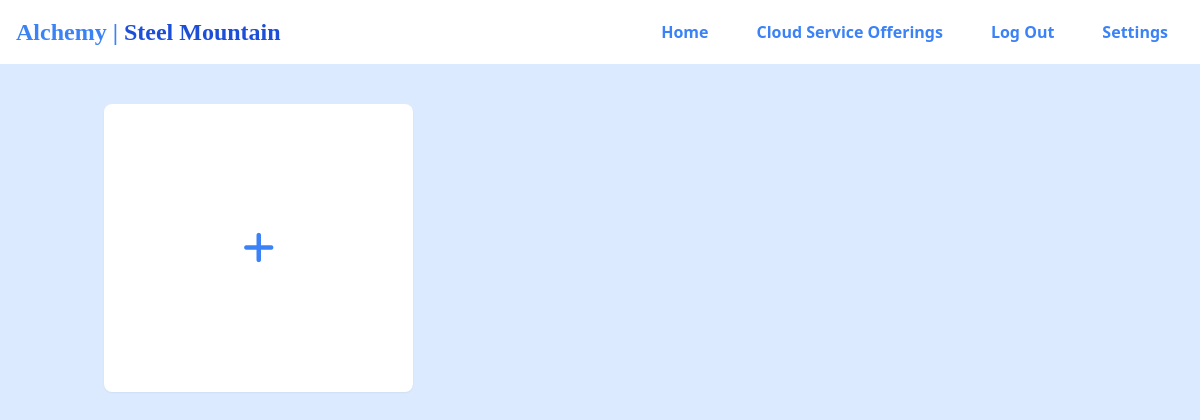
The app's page /dashboard/Steel Mountain (signed in), older data.
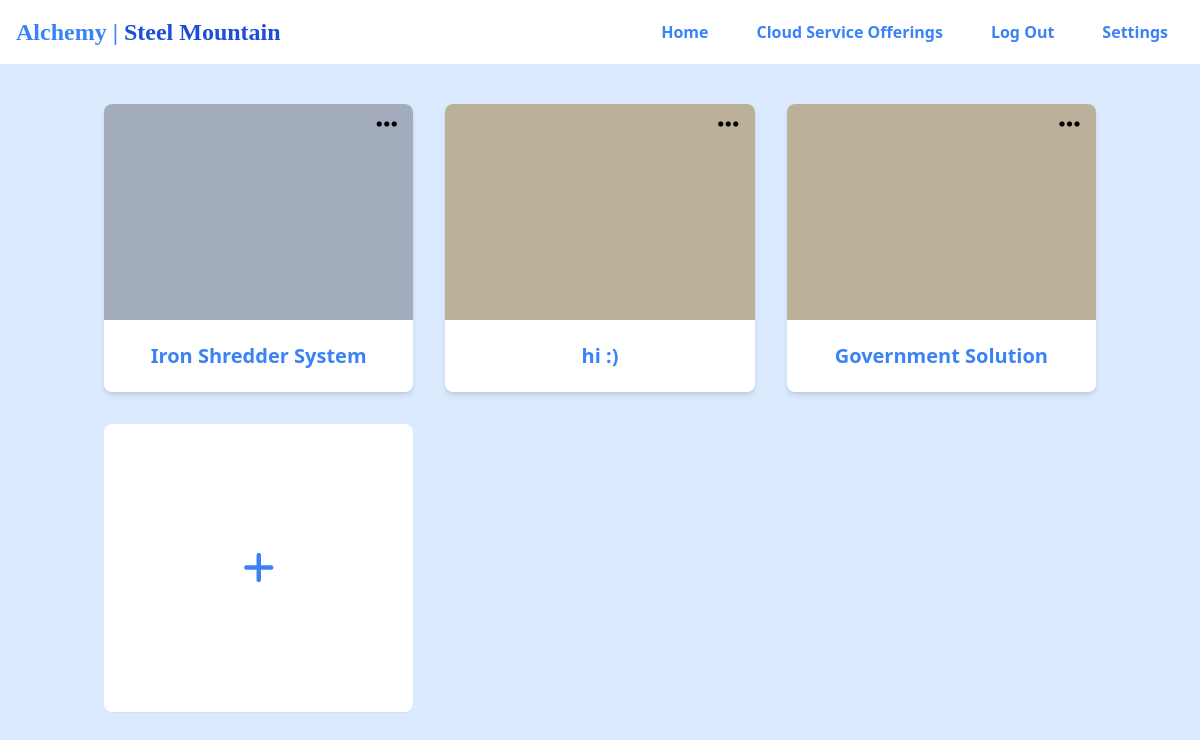
The same page, newer data.
### AlchemyApp/models.py (models this page shows, shortened)
class System(models.Model):
    name = models.CharField(max_length=255, blank=True, null=True)  # In-scope system name
    description = models.TextField(blank=True, null=True)  # System description
    owner_name = models.CharField(max_length=255, blank=True, null=True)
    owner_title = models.CharField(max_length=255, blank=True, null=True)
    owner_email = models.EmailField(unique=True, blank=True, null=True)
    phone_regex = RegexValidator(
        regex=r"^\+?1?\d{9,15}$",
        message="Phone number must be entered in the format: '+999999999'. Up to 15 digits allowed.",
    )
    owner_phone_number = models.CharField(validators=[phone_regex], max_length=17, blank=True, null=True)
    client = models.ForeignKey(Client, on_delete=models.CASCADE)  # Client to which the system belongs
    color = color = models.CharField(max_length=20)
    information_subcategories = models.ManyToManyField(
        'AlchemyApp.InformationSubCategory',
        verbose_name=_('information subcategories'),
        blank=True,
        help_text=_('The information subcategories that flow through the system.'),
        related_name="system_information_subcategories",
        related_query_name="system",
    )
    class Meta:
        unique_together = ('name', 'client')

### AlchemyApp/views.py (the view)
# urls.py: path("dashboard/<str:client>", views.dashboard, name="dashboard"),
@login_required
def dashboard(request, client):
    systems = System.objects.filter(client__client_name=client)
    if (request.method == 'POST') & (request.POST.get("system_name") != None):
        colors = ['3E4756', '97ACCF', 'FFE1E9', 'CAAAB2', '6E7788', '5A3F46', '8D6F77', 'A2ACBD', 'CF9EAA', '986A76', '564147', 'CF9EAC', 'F3E7D0', 'BBB099', 'BEA5AB', 'BBB19B', '867D67']
        system_name = request.POST.get("system_name")
        client_object = Client.objects.get(client_name=client)
        color = random.choice(colors)
        try:
            system = System.objects.create(name=system_name, client=client_object, color=color)
            system.save()
        except IntegrityError:
            return render(request, "dashboard.html", {
                "message": "Email already being used."
            })
        return HttpResponseRedirect(reverse("alchemy:dashboard", args=[client]))
    else:
        return render(request, "internal/dashboard.html", {
            "client": client,
            "systems": systems
        })

### AlchemyApp/templates/internal/dashboard.html (shortened to what this page needs)
{% extends "internal/internal.html" %}
{% block navtitle %}
| <span class="text-blue-700">{{client}}</span>
{% endblock %}
{% block body %}
<div class="w-screen h-screen md:flex bg-blue-100">
    <div class="container mx-auto px-4 py-10">
        <div id="grid-container" class="grid grid-cols-1 sm:grid-cols-2 lg:grid-cols-3 gap-8 mb-12">
            {% for system in systems %}
            <div data-system-name="{{ system.name }}" class="h-72 bg-white rounded-lg shadow-md hover:cursor-pointer transform hover:scale-105 transition duration-300 ease-in-out hover:shadow-lg opacity-0 translate-y-10 flex flex-col">
                <div style="background-color: #{{system.color}};" class="rounded-t-lg top_section h-3/4">
                    <div id="system_settings_icon" class="absolute top-2 right-4">
                        <i class="fa-solid fa-ellipsis fa-xl text-black hover:text-white transition duration-300"></i>
                    </div>
                </div>
                <div class="bottom_section h-1/4 flex justify-center items-center">
                    <span class="text-xl font-bold text-blue-500 hover:text-blue-700 duration-300">{{system.name}}</span>
                </div>
            </div>
            {% endfor %}
            <div class="open-modal h-72 bg-white p-6 rounded-lg shadow-sm flex items-center justify-center hover:cursor-pointer hover:bg-gray-100 transform hover:scale-105 transition duration-300 ease-in-out hover:shadow-lg opacity-0 translate-y-10">
                <i class="fas fa-plus text-blue-500 text-4xl"></i>
              </div>
        </div>
    </div>
</div>
{% endblock %}

Row changes from the older to the newer data that the page shows:
added System: name "Iron Shredder System"
added System: name "hi :)"
added System: name "Government Solution"
